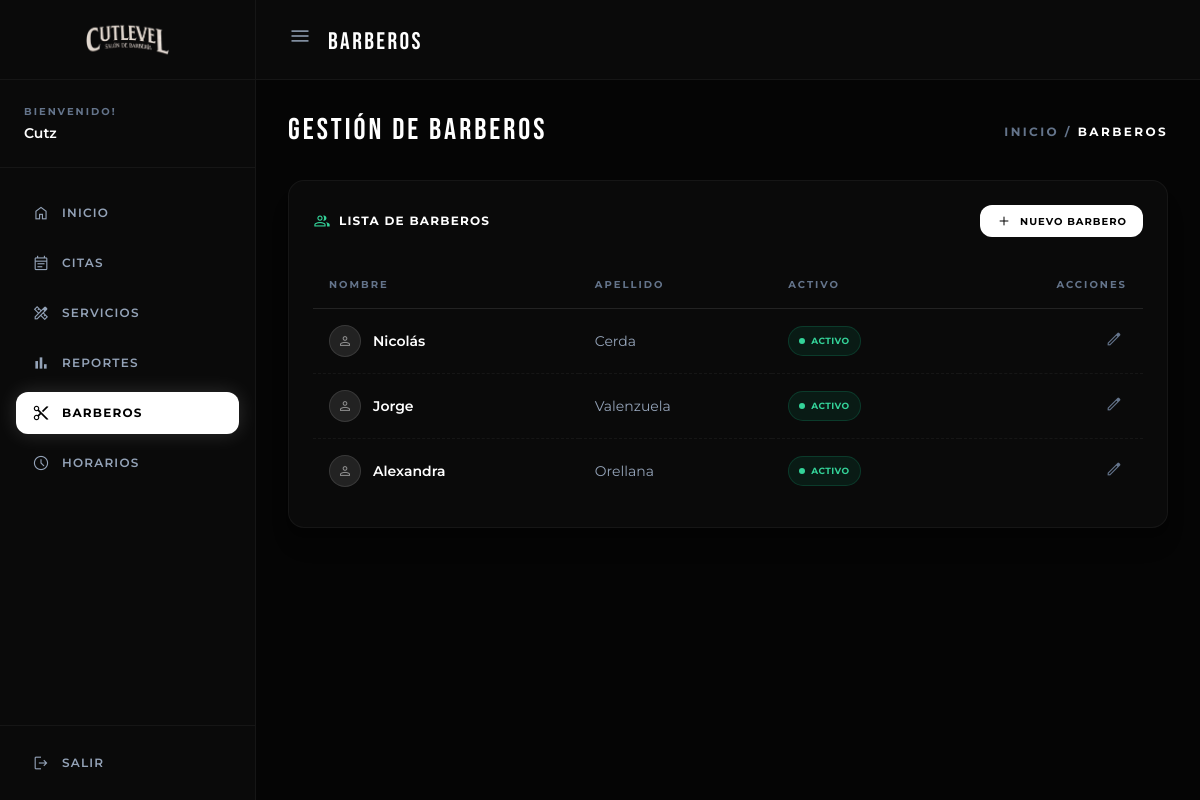
The app's page /admin/barberos (signed in) with its own data.
### tables this page shows
CREATE TABLE IF NOT EXISTS `barberos` (
  `id` int(11) NOT NULL AUTO_INCREMENT,
  `nombre` varchar(100) NOT NULL,
  `apellido` varchar(100) NOT NULL,
  `foto` varchar(255) DEFAULT NULL,
  `activo` tinyint(1) NOT NULL DEFAULT 1,
  PRIMARY KEY (`id`)
);

### public/admin/barberos.php (the view, shortened to what this page needs)
<?php
require_once '../../app/config/conexion.php';
?>
<!DOCTYPE html>
<html lang="es">
<head>
    <script src="https://cdn.tailwindcss.com"></script>
</head>
<body class="bg-[#050505] text-slate-100 h-screen overflow-hidden flex selection:bg-white selection:text-black">
    <aside id="sidebar" class="w-64 bg-[#0a0a0a] border-r border-white/5 flex flex-col flex-shrink-0 relative z-20 transition-all duration-300">
        <div class="h-20 flex items-center justify-center border-b border-white/5 px-4 overflow-hidden">
            <a href="dashboard" class="flex items-center justify-center w-full">
                <img src="../assets/img/cutlevel.png" class="h-10 w-auto max-w-full object-contain transition-all duration-300 logo-img" alt="Logo">
            </a>
        </div>
        <div class="p-6 border-b border-white/5 user-info">
            <p class="text-[10px] uppercase tracking-[0.2em] text-slate-500 font-bold mb-1">Bienvenido!</p>
            <p class="text-sm font-semibold text-white truncate"><?php echo htmlspecialchars(ucfirst($_SESSION['username'] ?? 'Admin')); ?></p>
        </div>
        <nav class="flex-1 py-6 px-4 space-y-2 overflow-y-auto">
            <a href="dashboard" class="flex items-center gap-3 px-4 py-3 text-slate-400 hover:text-white hover:bg-white/5 rounded-xl font-semibold text-xs uppercase tracking-[0.1em] transition-all">
                <span class="material-symbols-outlined text-[18px]">home</span>
                <span class="sidebar-text">Inicio</span>
            </a>
            <a href="citas" class="flex items-center gap-3 px-4 py-3 text-slate-400 hover:text-white hover:bg-white/5 rounded-xl font-semibold text-xs uppercase tracking-[0.1em] transition-all">
                <span class="material-symbols-outlined text-[18px]">event_note</span>
                <span class="sidebar-text">Citas</span>
            </a>
            <a href="servicios" class="nav-item flex items-center gap-3 px-4 py-3 text-slate-400 hover:text-white hover:bg-white/5 rounded-xl font-semibold text-xs uppercase tracking-[0.1em] transition-all">
                <span class="material-symbols-outlined text-[18px]">design_services</span>
                <span class="sidebar-text">Servicios</span>
            </a>
            <a href="#" class="nav-item flex items-center gap-3 px-4 py-3 text-slate-400 hover:text-white hover:bg-white/5 rounded-xl font-semibold text-xs uppercase tracking-[0.1em] transition-all">
                <span class="material-symbols-outlined text-[18px]">bar_chart</span>
                <span class="sidebar-text">Reportes</span>
            </a>
            <a href="barberos" class="flex items-center gap-3 px-4 py-3 bg-white text-black rounded-xl font-bold text-xs uppercase tracking-[0.1em] shadow-[0_0_20px_rgba(255,255,255,0.15)] transition-all">
                <span class="material-symbols-outlined text-[18px]">content_cut</span>
                <span class="sidebar-text">Barberos</span>
            </a>
            <a href="horarios" class="flex items-center gap-3 px-4 py-3 text-slate-400 hover:text-white hover:bg-white/5 rounded-xl font-semibold text-xs uppercase tracking-[0.1em] transition-all">
                <span class="material-symbols-outlined text-[18px]">schedule</span>
                <span class="sidebar-text">Horarios</span>
            </a>
        </nav>
        <div class="p-4 border-t border-white/5">
            <a href="logout" class="logout-btn flex items-center gap-3 px-4 py-3 text-slate-400 hover:text-white hover:bg-red-500/10 rounded-xl font-semibold text-xs uppercase tracking-[0.1em] transition-all">
                <span class="material-symbols-outlined text-[18px]">logout</span>
                <span class="sidebar-text">Salir</span>
            </a>
        </div>
    </aside>
    <main class="flex-1 flex flex-col h-screen overflow-hidden relative">
        <header class="h-20 bg-[#0a0a0a] border-b border-white/5 flex items-center justify-between px-8 flex-shrink-0 relative z-10">
            <div class="flex items-center gap-4">
                <button id="sidebarToggle" class="text-slate-400 hover:text-white transition-colors">
                    <span class="material-symbols-outlined">menu</span>
                </button>
                <a href="dashboard" class="block">
                    <h1 class="text-2xl font-heading uppercase tracking-widest text-white mt-1 hover:text-slate-300 transition-colors">Barberos</h1>
                </a>
            </div>
        </header>
        <div class="flex-1 overflow-y-auto p-8 relative">
            <div class="flex items-center justify-between mb-8">
                <h2 class="text-3xl font-heading uppercase tracking-widest text-white">Gestión de Barberos</h2>
                <div class="text-xs font-bold uppercase tracking-[0.2em] text-slate-500 hidden sm:block text-right mt-1">
                    Inicio / <span class="text-white">Barberos</span>
                </div>
            </div>
            <div class="bg-[#0a0a0a] border border-white/5 rounded-2xl p-6 shadow-xl flex flex-col">
                <div class="flex flex-col sm:flex-row justify-between items-start sm:items-center gap-4 mb-6">
                    <div class="flex items-center gap-2 text-white">
                        <span class="material-symbols-outlined text-[18px] text-emerald-400">group</span>
                        <h3 class="text-xs font-bold uppercase tracking-[0.1em]">Lista de Barberos</h3>
                    </div>
                    <button id="btnNuevoBarbero" class="bg-white text-black px-4 py-2 rounded-xl text-[10px] font-bold uppercase tracking-[0.1em] hover:bg-slate-200 transition-colors flex items-center gap-2">
                        <span class="material-symbols-outlined text-[16px]">add</span>
                        Nuevo Barbero
                    </button>
                </div>
                <div class="overflow-x-auto">
                    <table class="w-full text-left border-collapse">
                        <thead>
                            <tr>
                                <th class="py-4 px-4 text-[10px] font-bold uppercase tracking-[0.2em] text-slate-500">Nombre</th>
                                <th class="py-4 px-4 text-[10px] font-bold uppercase tracking-[0.2em] text-slate-500">Apellido</th>
                                <th class="py-4 px-4 text-[10px] font-bold uppercase tracking-[0.2em] text-slate-500">Activo</th>
                                <th class="py-4 px-4 text-[10px] font-bold uppercase tracking-[0.2em] text-slate-500 text-right">Acciones</th>
                            </tr>
                        </thead>
                        <tbody class="text-sm">
                            <?php
                            try {
                                $stmt = $pdo->query("SELECT * FROM barberos ORDER BY id ASC");
                                $barberos = $stmt->fetchAll();
                                if (count($barberos) > 0) {
                                    foreach ($barberos as $barbero) {
                                        $activo = (int)$barbero['activo'];
                                        $statusClass = $activo === 1 ? 'bg-emerald-500/10 text-emerald-400 border-emerald-500/20' : 'bg-red-500/10 text-red-400 border-red-500/20';
                                        $dotClass = $activo === 1 ? 'bg-emerald-400' : 'bg-red-400';
                                        $statusText = $activo === 1 ? 'Activo' : 'Inactivo';
                            ?>
                            <tr class="hover:bg-white/5 transition-colors group cursor-context-menu"
                                data-id="<?php echo $barbero['id']; ?>"
                                data-nombre="<?php echo htmlspecialchars($barbero['nombre']); ?>"
                                data-apellido="<?php echo htmlspecialchars($barbero['apellido']); ?>"
                                data-activo="<?php echo $barbero['activo']; ?>">
                                <td class="py-4 px-4 text-white font-semibold">
                                    <div class="flex items-center gap-3">
                                        <?php if (!empty($barbero['foto'])): ?>
                                            <?php
                                                $fotoPath = $barbero['foto'];
                                                if(strpos($fotoPath, 'uploads/') === 0) $fotoPath = '../' . $fotoPath;
                                            ?>
                                            <img src="<?php echo htmlspecialchars($fotoPath); ?>" class="w-8 h-8 rounded-full object-cover border border-white/10">
                                        <?php else: ?>
                                            <div class="w-8 h-8 rounded-full bg-white/10 flex items-center justify-center border border-white/10">
                                                <span class="material-symbols-outlined text-[16px] text-white/50">person</span>
                                            </div>
                                        <?php endif; ?>
                                        <span><?php echo htmlspecialchars($barbero['nombre']); ?></span>
                                    </div>
                                </td>
                                <td class="py-4 px-4 text-slate-400"><?php echo htmlspecialchars($barbero['apellido']); ?></td>
                                <td class="py-4 px-4">
                                    <span class="inline-flex items-center gap-1.5 px-2.5 py-1 rounded-full text-[9px] font-bold uppercase tracking-wider border <?php echo $statusClass; ?>">
                                        <span class="w-1.5 h-1.5 rounded-full <?php echo $dotClass; ?>"></span>
                                        <?php echo $statusText; ?>
                                    </span>
                                </td>
                                <td class="py-4 px-4 text-right">
                                    <button onclick='openModal("editar", {"id": "<?php echo $barbero["id"]; ?>", "nombre": "<?php echo addslashes($barbero["nombre"]); ?>", "apellido": "<?php echo addslashes($barbero["apellido"]); ?>", "activo": "<?php echo $barbero["activo"]; ?>"})' class="text-slate-500 hover:text-white transition-colors p-1"><span class="material-symbols-outlined text-[18px]">edit</span></button>
                                </td>
                            </tr>
                            <?php
                                    }
                                } else {
                                    echo '<tr><td colspan="4" class="py-8 text-center text-slate-500 text-xs">No hay barberos registrados.</td></tr>';
                                }
                            } catch (PDOException $e) {
                                echo '<tr><td colspan="4" class="py-8 text-center text-red-500 text-xs">Error al cargar datos.</td></tr>';
                            }
                            ?>
                        </tbody>
                    </table>
                </div>
            </div>
        </div>
    </main>
</body>
</html>

### public/admin/barberos.php (style rules this page uses)
body { font-family: 'Montserrat', sans-serif; }
.font-heading { font-family: 'Bebas Neue', cursive; letter-spacing: 0.02em; }
.material-symbols-outlined { font-variation-settings: 'FILL' 0, 'wght' 300, 'GRAD' 0, 'opsz' 24; }
table { border-collapse: separate; border-spacing: 0; }
th { border-bottom: 1px solid rgba(255,255,255,0.1); }
tr:last-child td { border-bottom: none; }
td { border-bottom: 1px dashed rgba(255,255,255,0.05); }

### records on screen
barberos: nombre "Nicolás", apellido "Cerda", activo "ACTIVO"
barberos: nombre "Jorge", apellido "Valenzuela", activo "ACTIVO"
barberos: nombre "Alexandra", apellido "Orellana", activo "ACTIVO"

### other values on screen
$_SESSION['username'] "Cutz"
